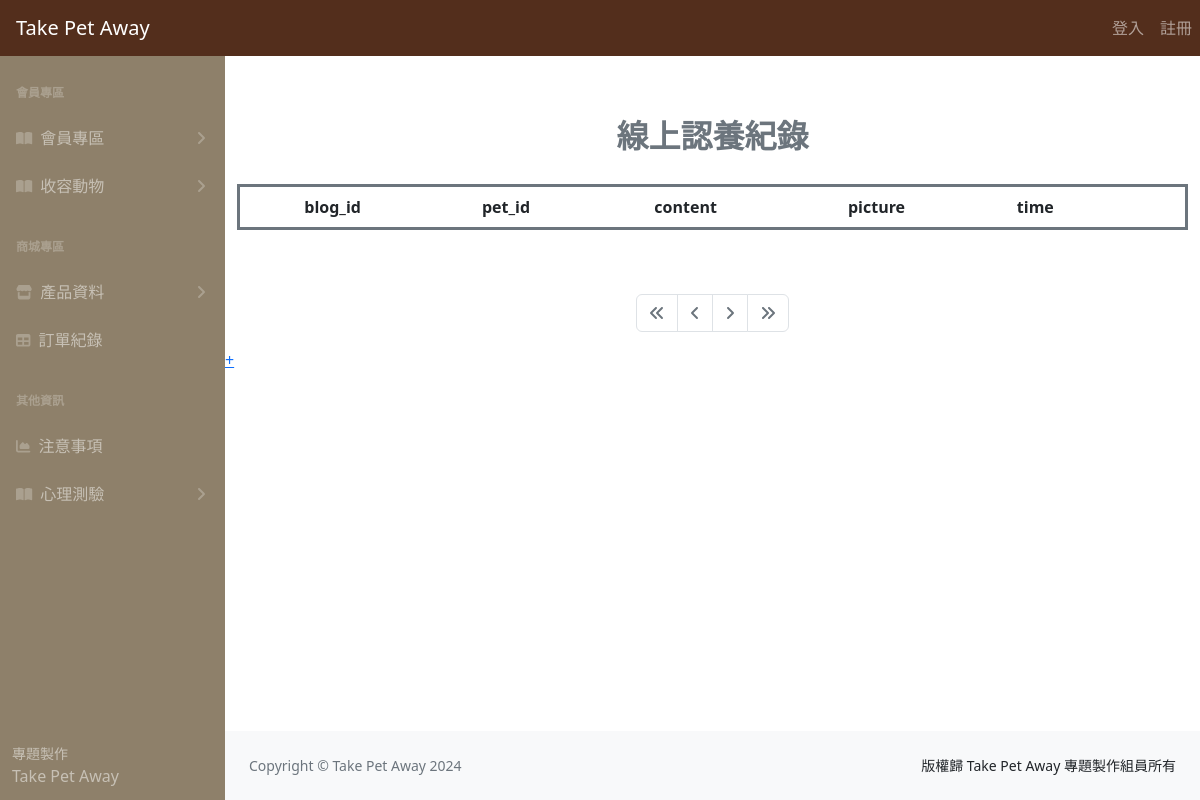
The page /blog.php on the database as committed earlier.
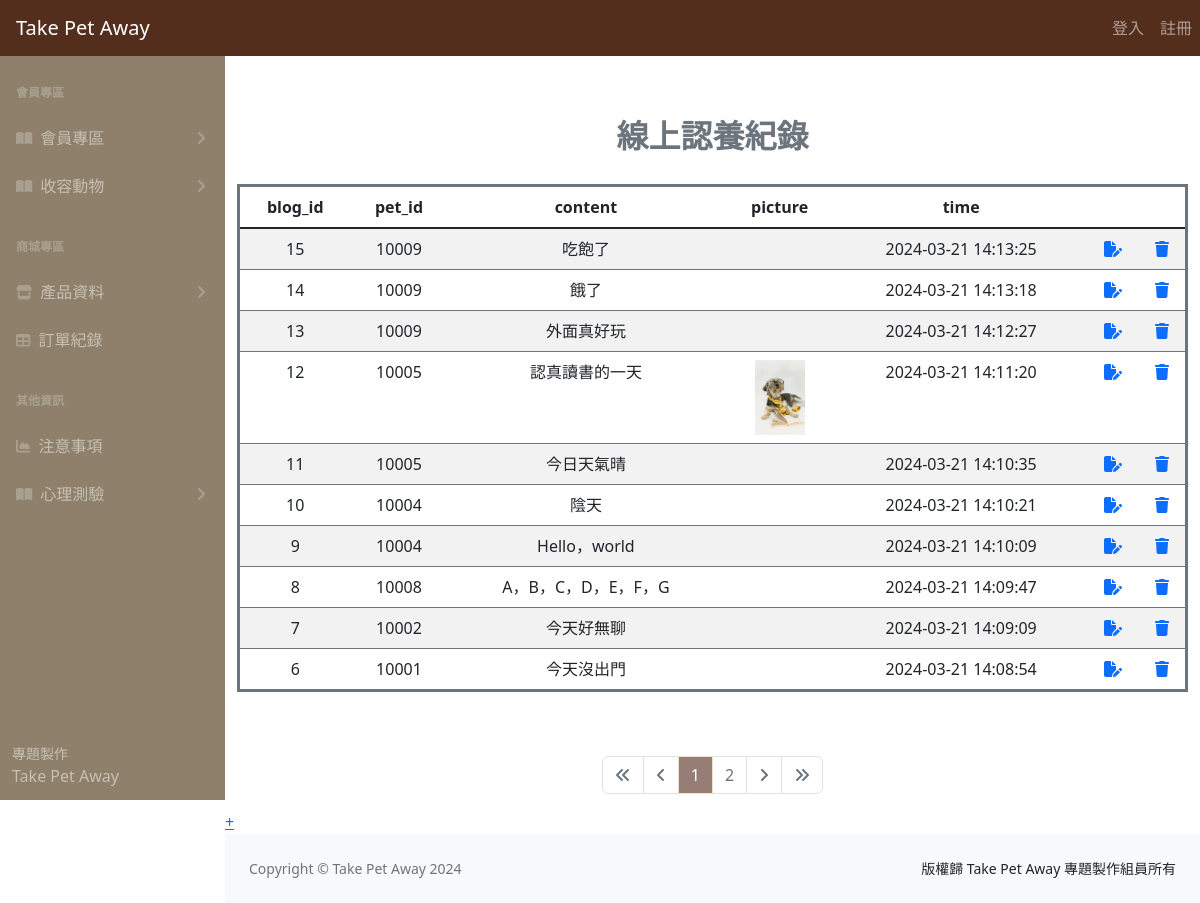
The same page on the database as committed later.
### tables this page shows
CREATE TABLE
    `blog` (
        `blog_id` int (11) NOT NULL,
        `pet_id` int (11) NOT NULL,
        `content` varchar(100) NOT NULL,
        `pic` varchar(100) DEFAULT NULL,
        `time` datetime NOT NULL
    );

### blog.php (the view, shortened to what this page needs)
<?php
require __DIR__ . '/parts/pdo-connect.php';
$page = isset($_GET['page']) ? intval($_GET['page']) : 1;
$perPage = 10;
$total_sql = "SELECT COUNT(1) FROM blog";
$total_stmt = $pdo->query($total_sql);
$totalRows = $total_stmt->fetch(PDO::FETCH_NUM)[0];
$totalPages = ceil($totalRows / $perPage);
$rows = [];
if ($totalRows > 0) {
  $sql = sprintf("SELECT * FROM blog ORDER BY blog_id DESC LIMIT %s, %s", ($page - 1) * $perPage, $perPage);
  $rows = $pdo->query($sql)->fetchAll();
}
?>
<?php include __DIR__ . '/parts/1_head.php' ?>
<?php include __DIR__ . '/parts/2_nav.php' ?>
<?php include __DIR__ . '/parts/3_side_nav.php' ?>
<div class="container">
  <div class="row">
    <h3 class="text-center mt-5 fw-bold lh-lg text-secondary fs-2">線上認養紀錄</h3>
    <div class="col">
      <table class="table table-striped table-hover mt-2 border border-3 border-secondary">
        <thead>
          <tr class="text-center">
            <th>blog_id</th>
            <th>pet_id</th>
            <th>content</th>
            <th>picture</th>
            <th>time</th>
            <th><i></i></th>
            <th><i></i></th>
          </tr>
        </thead>
        <tbody class="table-group-divider">
          <?php foreach ($rows as $r) : ?>
            <tr class="text-center">
              <td><?= $r['blog_id'] ?></td>
              <td><?= $r['pet_id'] ?></td>
              <td><?= $r['content'] ?></td>
              <td>
                <div><img style="width: 50px;" src="uploads/<?= $r['pic'] ?>" alt=""> </div>
              </td>
              <td><?= $r['time'] ?></td>
              <td>
                <a href="blog_edit.php?blog_id=<?= $r['blog_id'] ?>">
                  <i class="fa-solid fa-file-pen"></i>
                </a>
              </td>
              <td>
                <a href="javascript: deleteOne(<?= $r['blog_id'] ?>)">
                  <i class="fa-solid fa-trash"></i>
                </a>
              </td>
            </tr>
          <?php endforeach ?>
        </tbody>
      </table>
    </div>
  </div>
  <div class="row mt-5">
    <div class="col d-flex justify-content-center">
      <nav aria-label="Page navigation example">
        <ul class="pagination">
          <li class="page-item <?= $page == 1 ? 'disabled' : '' ?>">
            <a class="page-link" href="?page=1">
              <i class="fa-solid fa-angles-left"></i>
            </a>
          </li>
          <li class="page-item <?= $page == 1 ? 'disabled' : '' ?>">
            <a class="page-link" href="?page=<?= $page - 1 ?>">
              <i class="fa-solid fa-angle-left"></i>
            </a>
          </li>
          <?php for ($i = $page - 5; $i <= $page + 5; $i++) : ?>
            <?php if ($i >= 1 and $i <= $totalPages) : ?>
              <li class="page-item  <?= $i != $page ?: 'active' ?>">
                <a class="page-link bd-secondary" href="?page=<?= $i ?>"><?= $i ?></a>
              </li>
            <?php endif ?>
          <?php endfor ?>
          <li class="page-item <?= $page == $totalPages ? 'disabled' : '' ?>">
            <a class="page-link" href="?page=<?= $page + 1 ?>">
              <i class="fa-solid fa-angle-right"></i>
            </a>
          </li>
          <li class="page-item <?= $page == $totalPages ? 'disabled' : '' ?>">
            <a class="page-link" href="?page=<?= $totalPages ?>">
              <i class="fa-solid fa-angles-right"></i>
            </a>
          </li>
        </ul>
      </nav>
    </div>
  </div>
</div>
<a href="blog_add.php">+</a>
<?php include __DIR__ . '/parts/4_footer.php' ?>
<?php include __DIR__ . '/parts/6_foot.php' ?>

Rows that differ between the two databases and show on the page:
added blog: blog_id "15", pet "10009", content "吃飽了", time "2024-03-21 14:13:25"
added blog: blog_id "14", pet "10009", content "餓了", time "2024-03-21 14:13:18"
added blog: blog_id "13", pet "10009", content "外面真好玩", time "2024-03-21 14:12:27"
added blog: blog_id "12", pet "10005", content "認真讀書的一天", pic (picture), time "2024-03-21 14:11:20"
added blog: blog_id "11", pet "10005", content "今日天氣晴", time "2024-03-21 14:10:35"
added blog: blog_id "10", pet "10004", content "陰天", time "2024-03-21 14:10:21"
added blog: blog_id "9", pet "10004", content "Hello，world", time "2024-03-21 14:10:09"
added blog: blog_id "8", pet "10008", content "A，B，C，D，E，F，G", time "2024-03-21 14:09:47"
added blog: blog_id "7", pet "10002", content "今天好無聊", time "2024-03-21 14:09:09"
added blog: blog_id "6", pet "10001", content "今天沒出門", time "2024-03-21 14:08:54"
Other text that changed with them:
new list line: "1"
new list line: "2"
